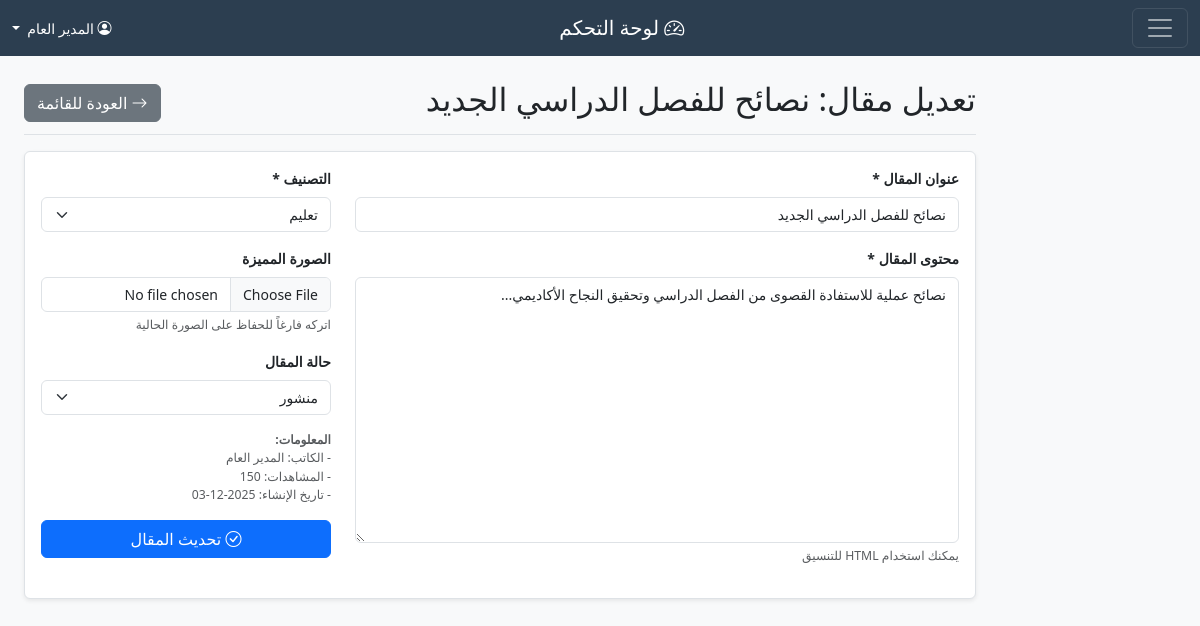
The app's page /admin/article-edit.php?id=1 (signed in) with its own data.
### tables this page shows
CREATE TABLE articles (
    id INT PRIMARY KEY AUTO_INCREMENT,
    title VARCHAR(255) NOT NULL,
    content LONGTEXT,
    category VARCHAR(100),
    featured_image VARCHAR(255),
    status ENUM('published', 'draft') DEFAULT 'draft',
    author_id INT,
    views INT DEFAULT 0,
    created_at TIMESTAMP DEFAULT CURRENT_TIMESTAMP,
    updated_at TIMESTAMP DEFAULT CURRENT_TIMESTAMP ON UPDATE CURRENT_TIMESTAMP,
    FOREIGN KEY (author_id) REFERENCES users(id) ON DELETE SET NULL
);

### admin/article-edit.php (the view, shortened to what this page needs)
<?php
require_once '../functions.php';
$article_id = intval($_GET['id']);
$stmt = $pdo->prepare("SELECT * FROM articles WHERE id = ?");
$stmt->execute([$article_id]);
$article = $stmt->fetch();
include 'includes/header.php';
?>
<div class="container-fluid mt-5">
    <div class="row">
        <main class="col-md-9 ms-sm-auto col-lg-10 px-md-4">
            <div class="d-flex justify-content-between flex-wrap flex-md-nowrap align-items-center pt-3 pb-2 mb-3 border-bottom">
                <h1 class="h2">تعديل مقال: <?php echo $article['title']; ?></h1>
                <div class="btn-toolbar mb-2 mb-md-0">
                    <a href="articles.php" class="btn btn-secondary">
                        <i class="bi bi-arrow-right"></i> العودة للقائمة
                    </a>
                </div>
            </div>
            <div class="card">
                <div class="card-body">
                    <form method="POST" enctype="multipart/form-data">
                        <div class="row">
                            <div class="col-md-8">
                                <div class="mb-3">
                                    <label for="title" class="form-label">عنوان المقال *</label>
                                    <input type="text" class="form-control" id="title" name="title"
                                           value="<?php echo $article['title']; ?>" required>
                                </div>
                                <div class="mb-3">
                                    <label for="content" class="form-label">محتوى المقال *</label>
                                    <textarea class="form-control" id="content" name="content"
                                              rows="12" required><?php echo $article['content']; ?></textarea>
                                    <div class="form-text">يمكنك استخدام HTML للتنسيق</div>
                                </div>
                            </div>
                            <div class="col-md-4">
                                <div class="mb-3">
                                    <label for="category" class="form-label">التصنيف *</label>
                                    <select class="form-select" id="category" name="category" required>
                                        <option value="تعليم" <?php echo $article['category'] == 'تعليم' ? 'selected' : ''; ?>>تعليم</option>
                                    </select>
                                </div>
                                <div class="mb-3">
                                    <label for="featured_image" class="form-label">الصورة المميزة</label>
                                    <input type="file" class="form-control" id="featured_image" name="featured_image" accept="image/*">
                                    <div class="form-text">اتركه فارغاً للحفاظ على الصورة الحالية</div>
                                </div>
                                <div class="mb-3">
                                    <label for="status" class="form-label">حالة المقال</label>
                                    <select class="form-select" id="status" name="status">
                                        <option value="published" <?php echo $article['status'] == 'published' ? 'selected' : ''; ?>>منشور</option>
                                    </select>
                                </div>
                                <div class="mb-3">
                                    <div class="form-text">
                                        <strong>المعلومات:</strong><br>
                                        - الكاتب: <?php echo $_SESSION['user_name']; ?><br>
                                        - المشاهدات: <?php echo $article['views']; ?><br>
                                        - تاريخ الإنشاء: <?php echo date('Y-m-d', strtotime($article['created_at'])); ?>
                                    </div>
                                </div>
                                <button type="submit" class="btn btn-primary w-100">
                                    <i class="bi bi-check-circle"></i> تحديث المقال
                                </button>
                            </div>
                        </div>
                    </form>
                </div>
            </div>
        </main>
    </div>
</div>
<?php include 'includes/footer.php'; ?>

### css/admin.css (style rules this page uses)
body { background-color: #f8f9fa; font-size: 0.875rem; }
main { padding-top: 1rem; }
.card { box-shadow: 0 0.125rem 0.25rem rgba(0, 0, 0, 0.075); border: 1px solid #dee2e6; }
.form-control, .form-select { font-size: 0.875rem; }
.form-label { font-weight: 600; margin-bottom: 0.5rem; font-size: 0.875rem; }

### records on screen
articles: title "نصائح للفصل الدراسي الجديد", content "نصائح عملية للاستفادة القصوى من الفصل الدراسي وتحقيق النجاح الأكاديمي...", category "تعليم", status "منشور", views "150", created_at "2025-12-03"

### other values on screen
$_SESSION['user_name'] "المدير العام"
